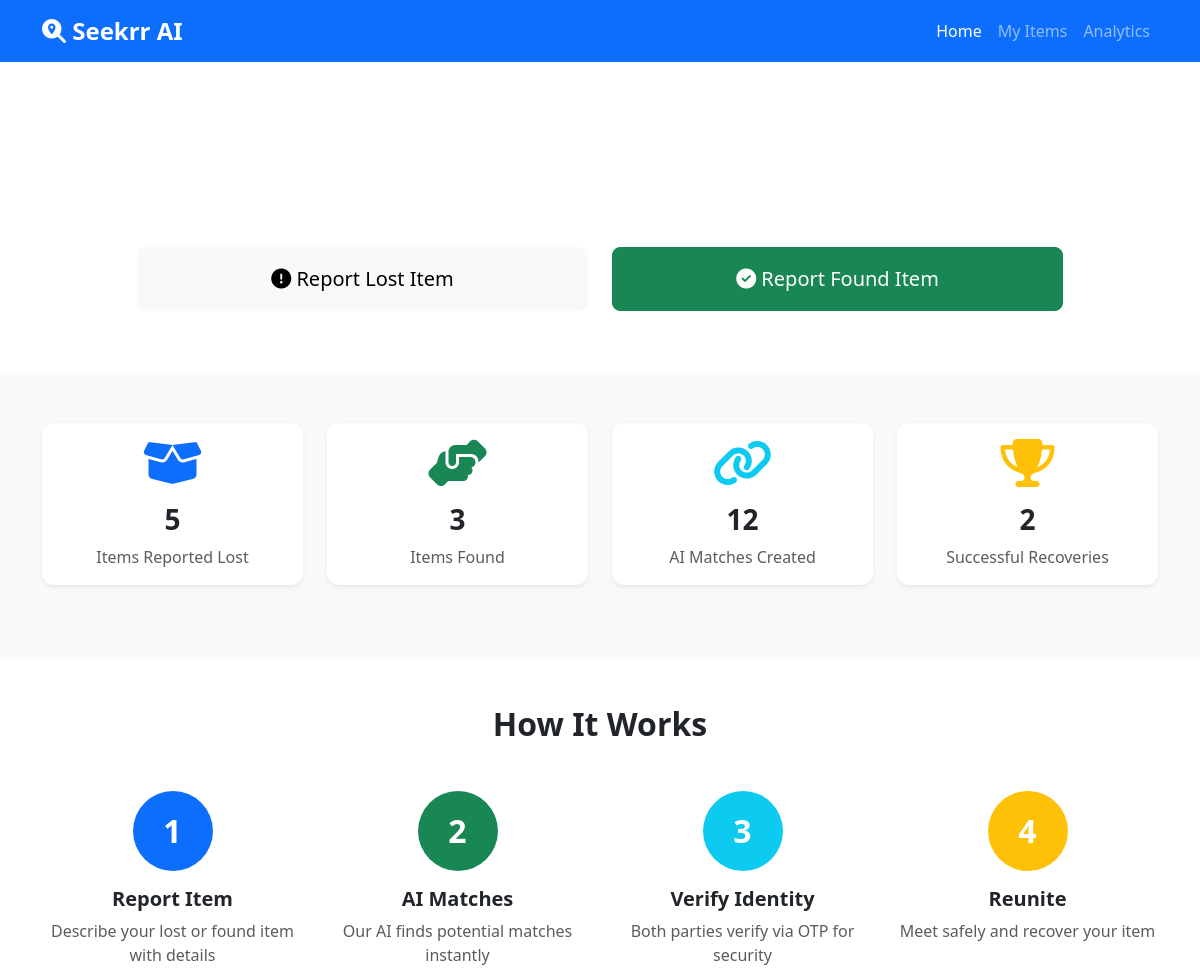
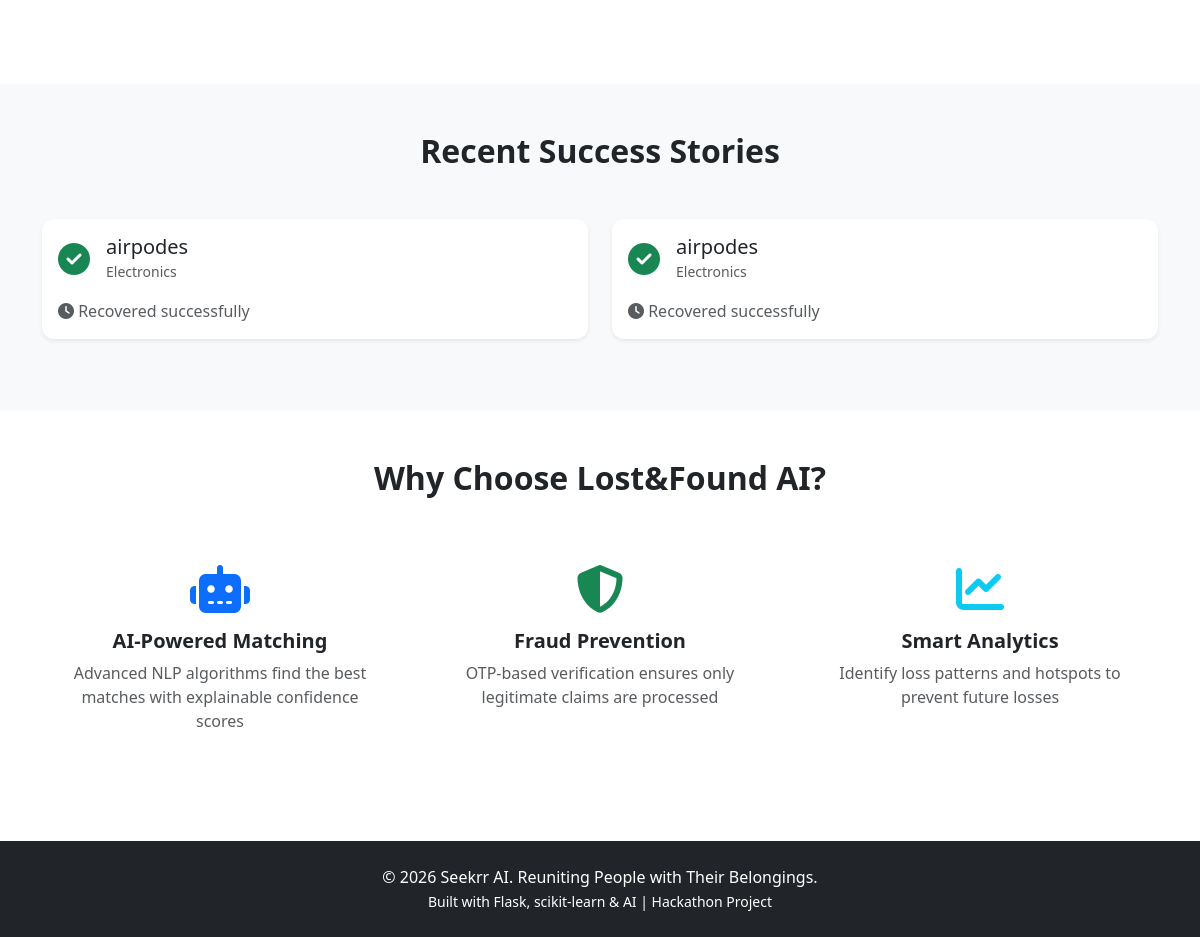
The page / on the database its author committed (2 pictures, top to bottom).
### tables this page shows
CREATE TABLE matches (
            id INTEGER PRIMARY KEY AUTOINCREMENT,
            lost_item_id INTEGER NOT NULL,
            found_item_id INTEGER NOT NULL,
            confidence_score REAL NOT NULL,
            category_score REAL,
            location_score REAL,
            description_score REAL,
            status TEXT DEFAULT 'pending',
            created_at TIMESTAMP DEFAULT CURRENT_TIMESTAMP,
            FOREIGN KEY (lost_item_id) REFERENCES lost_items (id),
            FOREIGN KEY (found_item_id) REFERENCES found_items (id)
        );

CREATE TABLE lost_items (
            id INTEGER PRIMARY KEY AUTOINCREMENT,
            category TEXT NOT NULL,
            item_name TEXT NOT NULL,
            description TEXT NOT NULL,
            color TEXT,
            location TEXT NOT NULL,
            lost_date TEXT NOT NULL,
            contact_name TEXT NOT NULL,
            contact_phone TEXT NOT NULL,
            contact_email TEXT,
            photo_path TEXT,
            status TEXT DEFAULT 'active',
            created_at TIMESTAMP DEFAULT CURRENT_TIMESTAMP
        );

### app.py (the view)
@app.route('/')
def index():
    stats = db.get_stats()
    recent_recoveries = db.get_recent_recoveries(limit=5)
    return render_template('index.html', stats=stats, recent_recoveries=recent_recoveries)

### database.py (called while the page is built)
def get_db_connection():
    conn = sqlite3.connect(DATABASE)
    conn.row_factory = sqlite3.Row
    return conn

def get_stats():
    conn = get_db_connection()
    cursor = conn.cursor()
    cursor.execute('SELECT COUNT(*) as count FROM lost_items')
    total_lost = cursor.fetchone()['count']
    cursor.execute('SELECT COUNT(*) as count FROM found_items')
    total_found = cursor.fetchone()['count']
    cursor.execute('SELECT COUNT(*) as count FROM matches')
    total_matches = cursor.fetchone()['count']
    cursor.execute('SELECT COUNT(*) as count FROM matches WHERE status = "recovered"')
    total_recovered = cursor.fetchone()['count']
    conn.close()
    return {
        'total_lost': total_lost,
        'total_found': total_found,
        'total_matches': total_matches,
        'total_recovered': total_recovered
    }

def get_recent_recoveries(limit=5):
    conn = get_db_connection()
    cursor = conn.cursor()
    cursor.execute('''
        SELECT m.*, l.item_name, l.category, l.created_at as lost_date
        FROM matches m
        JOIN lost_items l ON m.lost_item_id = l.id
        WHERE m.status = 'recovered'
        ORDER BY m.created_at DESC
        LIMIT ?
    ''', (limit,))
    recoveries = cursor.fetchall()
    conn.close()
    return [dict(recovery) for recovery in recoveries]

### templates/index.html (shortened to what this page needs)
<!DOCTYPE html>
<html lang="en">
<head>
    <link href="https://cdn.jsdelivr.net/npm/bootstrap@5.3.0/dist/css/bootstrap.min.css" rel="stylesheet">
    <link rel="stylesheet" href="https://cdnjs.cloudflare.com/ajax/libs/font-awesome/6.4.0/css/all.min.css">
    <link rel="stylesheet" href="{{ url_for('static', filename='css/style.css') }}">
</head>
<body>
    <nav class="navbar navbar-expand-lg navbar-dark bg-primary">
        <div class="container">
            <a class="navbar-brand" href="/">
                <i class="fas fa-search-location"></i> Seekrr AI
            </a>
            <div class="collapse navbar-collapse" id="navbarNav">
                <ul class="navbar-nav ms-auto">
                    <li class="nav-item">
                        <a class="nav-link active" href="/">Home</a>
                    </li>
                    <li class="nav-item">
                        <a class="nav-link" href="/my_items">My Items</a>
                    </li>
                    <li class="nav-item">
                        <a class="nav-link" href="/analytics">Analytics</a>
                    </li>
                </ul>
            </div>
        </div>
    </nav>
    <section class="hero-section bg-gradient text-white py-5">
        <div class="container text-center">
            <h1 class="display-4 fw-bold mb-3">Lost Something? Found Something?</h1>
            <p class="lead mb-4">AI Connects Them in Seconds</p>
            <div class="row justify-content-center">
                <div class="col-md-5 mb-3">
                    <a href="/report_lost" class="btn btn-light btn-lg w-100 py-3">
                        <i class="fas fa-exclamation-circle"></i> Report Lost Item
                    </a>
                </div>
                <div class="col-md-5 mb-3">
                    <a href="/report_found" class="btn btn-success btn-lg w-100 py-3">
                        <i class="fas fa-check-circle"></i> Report Found Item
                    </a>
                </div>
            </div>
        </div>
    </section>
    <section class="py-5 bg-light">
        <div class="container">
            <div class="row text-center">
                <div class="col-md-3 mb-4">
                    <div class="stat-card card border-0 shadow-sm h-100">
                        <div class="card-body">
                            <i class="fas fa-box-open fa-3x text-primary mb-3"></i>
                            <h3 class="fw-bold">{{ stats.total_lost }}</h3>
                            <p class="text-muted mb-0">Items Reported Lost</p>
                        </div>
                    </div>
                </div>
                <div class="col-md-3 mb-4">
                    <div class="stat-card card border-0 shadow-sm h-100">
                        <div class="card-body">
                            <i class="fas fa-hands-helping fa-3x text-success mb-3"></i>
                            <h3 class="fw-bold">{{ stats.total_found }}</h3>
                            <p class="text-muted mb-0">Items Found</p>
                        </div>
                    </div>
                </div>
                <div class="col-md-3 mb-4">
                    <div class="stat-card card border-0 shadow-sm h-100">
                        <div class="card-body">
                            <i class="fas fa-link fa-3x text-info mb-3"></i>
                            <h3 class="fw-bold">{{ stats.total_matches }}</h3>
                            <p class="text-muted mb-0">AI Matches Created</p>
                        </div>
                    </div>
                </div>
                <div class="col-md-3 mb-4">
                    <div class="stat-card card border-0 shadow-sm h-100">
                        <div class="card-body">
                            <i class="fas fa-trophy fa-3x text-warning mb-3"></i>
                            <h3 class="fw-bold">{{ stats.total_recovered }}</h3>
                            <p class="text-muted mb-0">Successful Recoveries</p>
                        </div>
                    </div>
                </div>
            </div>
        </div>
    </section>
    <section class="py-5">
        <div class="container">
            <h2 class="text-center fw-bold mb-5">How It Works</h2>
            <div class="row">
                <div class="col-md-3 text-center mb-4">
                    <div class="step-icon bg-primary text-white rounded-circle mx-auto mb-3">
                        <span class="step-number">1</span>
                    </div>
                    <h5 class="fw-bold">Report Item</h5>
                    <p class="text-muted">Describe your lost or found item with details</p>
                </div>
                <div class="col-md-3 text-center mb-4">
                    <div class="step-icon bg-success text-white rounded-circle mx-auto mb-3">
                        <span class="step-number">2</span>
                    </div>
                    <h5 class="fw-bold">AI Matches</h5>
                    <p class="text-muted">Our AI finds potential matches instantly</p>
                </div>
                <div class="col-md-3 text-center mb-4">
                    <div class="step-icon bg-info text-white rounded-circle mx-auto mb-3">
                        <span class="step-number">3</span>
                    </div>
                    <h5 class="fw-bold">Verify Identity</h5>
                    <p class="text-muted">Both parties verify via OTP for security</p>
                </div>
                <div class="col-md-3 text-center mb-4">
                    <div class="step-icon bg-warning text-white rounded-circle mx-auto mb-3">
                        <span class="step-number">4</span>
                    </div>
                    <h5 class="fw-bold">Reunite</h5>
                    <p class="text-muted">Meet safely and recover your item</p>
                </div>
            </div>
        </div>
    </section>
    {% if recent_recoveries %}
    <section class="py-5 bg-light">
        <div class="container">
            <h2 class="text-center fw-bold mb-5">Recent Success Stories</h2>
            <div class="row">
                {% for recovery in recent_recoveries %}
                <div class="col-md-6 mb-4">
                    <div class="card border-0 shadow-sm">
                        <div class="card-body">
                            <div class="d-flex align-items-center mb-3">
                                <i class="fas fa-check-circle text-success fa-2x me-3"></i>
                                <div>
                                    <h5 class="mb-0">{{ recovery.item_name }}</h5>
                                    <small class="text-muted">{{ recovery.category }}</small>
                                </div>
                            </div>
                            <p class="text-muted mb-0">
                                <i class="fas fa-clock"></i> Recovered successfully
                            </p>
                        </div>
                    </div>
                </div>
                {% endfor %}
            </div>
        </div>
    </section>
    {% endif %}
    <section class="py-5">
        <div class="container">
            <h2 class="text-center fw-bold mb-5">Why Choose Lost&Found AI?</h2>
            <div class="row">
                <div class="col-md-4 mb-4">
                    <div class="feature-card text-center">
                        <i class="fas fa-robot fa-3x text-primary mb-3"></i>
                        <h5 class="fw-bold">AI-Powered Matching</h5>
                        <p class="text-muted">Advanced NLP algorithms find the best matches with explainable confidence scores</p>
                    </div>
                </div>
                <div class="col-md-4 mb-4">
                    <div class="feature-card text-center">
                        <i class="fas fa-shield-alt fa-3x text-success mb-3"></i>
                        <h5 class="fw-bold">Fraud Prevention</h5>
                        <p class="text-muted">OTP-based verification ensures only legitimate claims are processed</p>
                    </div>
                </div>
                <div class="col-md-4 mb-4">
                    <div class="feature-card text-center">
                        <i class="fas fa-chart-line fa-3x text-info mb-3"></i>
                        <h5 class="fw-bold">Smart Analytics</h5>
                        <p class="text-muted">Identify loss patterns and hotspots to prevent future losses</p>
                    </div>
                </div>
            </div>
        </div>
    </section>
    <footer class="bg-dark text-white py-4">
        <div class="container text-center">
            <p class="mb-0">&copy; 2026 Seekrr AI. Reuniting People with Their Belongings.</p>
            <p class="mb-0">
                <small>Built with Flask, scikit-learn & AI | Hackathon Project</small>
            </p>
        </div>
    </footer>
</body>
</html>

### statics/style.css (style rules this page uses)
:root { --primary-color: #0d6efd; --success-color: #198754; --danger-color: #dc3545; --warning-color: #ffc107; --info-color: #0dcaf0; }
body { font-family: 'Segoe UI', Tahoma, Geneva, Verdana, sans-serif; min-height: 100vh; display: flex; flex-direction: column; }
.hero-section { background: linear-gradient(135deg, #667eea 0%, #764ba2 100%); padding: 80px 0; }
.bg-gradient { background: linear-gradient(135deg, #667eea 0%, #764ba2 100%); }
.stat-card { transition: transform 0.3s ease, box-shadow 0.3s ease; }
.step-icon { width: 80px; height: 80px; display: flex; align-items: center; justify-content: center; margin: 0 auto; }
.step-number { font-size: 2rem; font-weight: bold; }
.feature-card { padding: 20px; transition: transform 0.3s ease; }
.navbar-brand { font-size: 1.5rem; font-weight: bold; }
.card { border-radius: 12px; overflow: hidden; }
.btn { border-radius: 8px; padding: 10px 20px; font-weight: 500; transition: all 0.3s ease; }
footer { margin-top: auto; }
.shadow-sm { box-shadow: 0 .125rem .25rem rgba(0,0,0,.075)!important; }

### rows shown on the page
matches: item_name "airpodes", category "Electronics"
matches: item_name "airpodes", category "Electronics"

### other values the page prints
{{ stats.total_lost }} "5"
{{ stats.total_found }} "3"
{{ stats.total_matches }} "12"
{{ stats.total_recovered }} "2"
